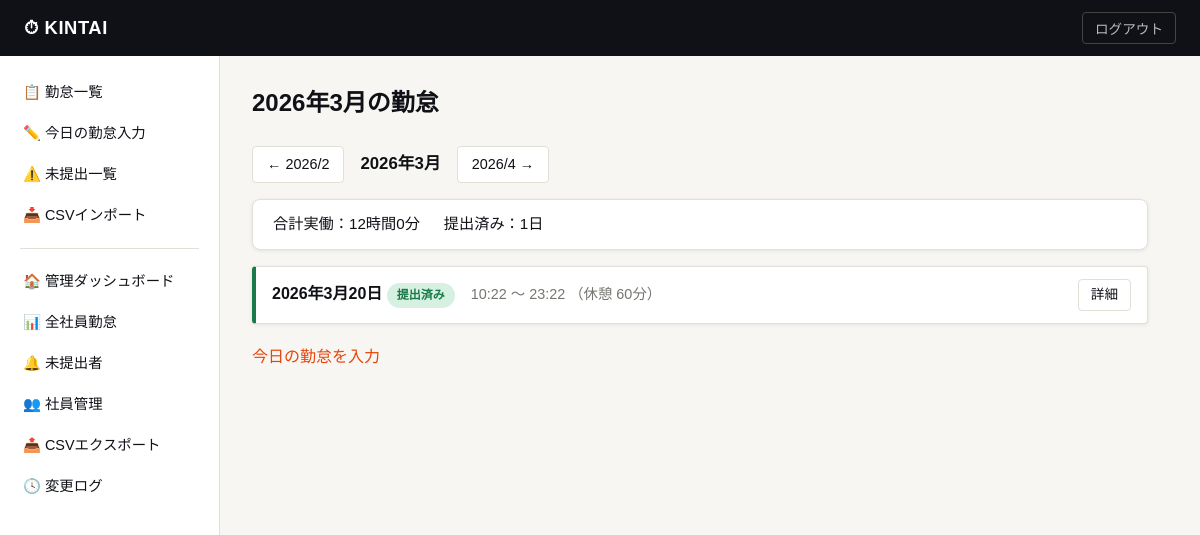
The app's page / (signed in) with its own data.
### attendance/models.py (models this page shows, shortened)
class WorkDay(models.Model):
    class Status(models.TextChoices):
        DRAFT     = "DRAFT",     "一時保存"
        SUBMITTED = "SUBMITTED", "提出済み"
    user      = models.ForeignKey(
                    User, on_delete=models.CASCADE,
                    related_name="workdays", verbose_name="社員")
    date      = models.DateField(verbose_name="日付")
    clock_in  = models.TimeField(null=True, blank=True, verbose_name="出勤時刻")
    clock_out = models.TimeField(null=True, blank=True, verbose_name="退勤時刻")
    break_min = models.IntegerField(default=60, verbose_name="休憩時間（分）")
    note      = models.TextField(blank=True, default="", verbose_name="備考")
    status    = models.CharField(
                    max_length=16,
                    choices=Status.choices,
                    default=Status.DRAFT,
                    verbose_name="ステータス")
    created_at = models.DateTimeField(auto_now_add=True, null=True)
    updated_at = models.DateTimeField(auto_now=True,     null=True)
    class Meta:
        unique_together = [("user", "date")]
        ordering        = ["-date"]
        verbose_name      = "勤怠レコード"
        verbose_name_plural = "勤怠レコード"
    def calc_work_min(self):
        if not (self.clock_in and self.clock_out):
            return 0
        ci = self.clock_in  if hasattr(self.clock_in,  "hour") \
             else __import__("datetime").time.fromisoformat(str(self.clock_in))
        co = self.clock_out if hasattr(self.clock_out, "hour") \
             else __import__("datetime").time.fromisoformat(str(self.clock_out))
        total = (co.hour * 60 + co.minute) - (ci.hour * 60 + ci.minute)
        return max(0, total - self.break_min)

### attendance/views.py (the view)
# urls.py: path("",                              views.WorkDayListView.as_view(),   name="workday_list"),
class WorkDayListView(LoginRequiredMixin, ListView):
    template_name       = "attendance/workday_list.html"
    context_object_name = "workdays"
    def get_queryset(self):
        year  = int(self.request.GET.get("year",  datetime.date.today().year))
        month = int(self.request.GET.get("month", datetime.date.today().month))
        return WorkDay.objects.filter(
            user=self.request.user,
            date__year=year,
            date__month=month,
        )
    def get_context_data(self, **kwargs):
        ctx   = super().get_context_data(**kwargs)
        today = datetime.date.today()
        year  = int(self.request.GET.get("year",  today.year))
        month = int(self.request.GET.get("month", today.month))
        total_min = sum(wd.calc_work_min() for wd in ctx["workdays"])
        submitted = ctx["workdays"].filter(status=WorkDay.Status.SUBMITTED).count()
        first_of_month = datetime.date(year, month, 1)
        prev_month = (first_of_month - datetime.timedelta(days=1)).replace(day=1)
        if month == 12:
            next_month = datetime.date(year + 1, 1, 1)
        else:
            next_month = datetime.date(year, month + 1, 1)
        ctx.update({
            "year":       year,
            "month":      month,
            "total_min":  total_min,
            "total_h":    total_min // 60,
            "total_m":    total_min % 60,
            "submitted":  submitted,
            "prev_year":  prev_month.year,
            "prev_month": prev_month.month,
            "next_year":  next_month.year,
            "next_month": next_month.month,
            "page_title": f"{year}年{month}月の勤怠",
        })
        return ctx

### attendance/context_processors.py (called while the page is built)
def global_context(request):
    if not request.user.is_authenticated:
        return {}
    unsubmitted_count = WorkDay.objects.filter(
        user=request.user,
        status=WorkDay.Status.DRAFT,
        clock_in__isnull=False,
        clock_out__isnull=False,
    ).count()
    return {
        "unsubmitted_count": unsubmitted_count,
    }

### attendance/templates/attendance/workday_list.html (shortened to what this page needs)
{% extends "attendance/base.html" %}
{% block content %}
<div class="page-header">
  <h2>{{ page_title }}</h2>
</div>
<div class="month-nav">
  <a href="?year={{ prev_year }}&month={{ prev_month }}">
    ← {{ prev_year }}/{{ prev_month }}
  </a>
  <strong>{{ year }}年{{ month }}月</strong>
  <a href="?year={{ next_year }}&month={{ next_month }}">
    {{ next_year }}/{{ next_month }} →
  </a>
</div>
<div class="summary-card">
  <span>合計実働：{{ total_h }}時間{{ total_m }}分</span>
  <span>提出済み：{{ submitted }}日</span>
</div>
{% for wd in workdays %}
<div class="record-card {% if wd.status == 'SUBMITTED' %}submitted{% else %}draft{% endif %}">
  <div class="record-date">
    {{ wd.date }}
    <span class="status-badge">{{ wd.get_status_display }}</span>
  </div>
  <div class="record-times">
    {{ wd.clock_in|default:"--:--" }} 〜 {{ wd.clock_out|default:"--:--" }}
    （休憩 {{ wd.break_min }}分）
  </div>
  <div class="record-actions">
    <a href="{% url 'workday_detail' wd.pk %}">詳細</a>
  </div>
</div>
{% empty %}
<div class="empty-state">この月のデータはありません</div>
{% endfor %}
<div class="page-actions">
  <a href="{% url 'workday_edit' %}">今日の勤怠を入力</a>
</div>
{% endblock %}

### attendance/static/css/kintai.css (style rules this page uses)
:root { --ink: #0f1117; --paper: #f7f6f2; --surface: #ffffff; --accent: #e8440a; --ok: #1a7a4a; --warn: #b85c00; --draft: #5533cc; --border: #e0dfd8; --muted: #767570; --font-sans: "Noto Sans JP", sans-serif; --font-mono: "JetBrains Mono", "Courier New", monospace; --radius-sm: 4px; --radius-md: 8px; --radius-lg: 16px; --shadow-sm: 0 1px 4px rgba(0,0,0,.08); --shadow-md: 0 4px 16px rgba(0,0,0,.12); }
*, *::before, *::after { box-sizing: border-box; margin: 0; padding: 0; }
body { font-family: var(--font-sans); background: var(--paper); color: var(--ink); font-size: 16px; line-height: 1.6; }
a { color: var(--accent); text-decoration: none; }
.page-header { margin-bottom: 24px; }
.page-header h2 { font-size: 1.5rem; font-weight: 700; }
.status-badge { display: inline-block; font-size: .75rem; padding: 3px 10px; border-radius: 100px; font-weight: 700; background: #f0f0f0; color: var(--muted); }
.status-badge.submitted, .submitted .status-badge { background: #d6f0e2; color: var(--ok); }
.record-card { background: var(--surface); border: 1px solid var(--border); border-left: 4px solid var(--muted); border-radius: var(--radius-sm); padding: 12px 16px; margin-bottom: 8px; display: flex; align-items: center; gap: 16px; flex-wrap: wrap; box-shadow: var(--shadow-sm); }
.record-card.submitted { border-left-color: var(--ok); }
.record-date { font-weight: 600; min-width: 130px; }
.record-times { color: var(--muted); font-size: .9rem; flex: 1; }
.record-actions { margin-left: auto; display: flex; gap: 8px; }
.record-actions a { padding: 4px 12px; border: 1px solid var(--border); border-radius: var(--radius-sm); font-size: .85rem; color: var(--ink); text-decoration: none; }
.month-nav { display: flex; align-items: center; gap: 16px; margin-bottom: 16px; }
.month-nav a { padding: 6px 14px; border: 1px solid var(--border); border-radius: var(--radius-sm); color: var(--ink); font-size: .9rem; background: var(--surface); }
.month-nav strong { font-size: 1.05rem; }
.summary-card { background: var(--surface); border: 1px solid var(--border); border-radius: var(--radius-md); padding: 12px 20px; margin-bottom: 16px; display: flex; gap: 24px; font-size: .95rem; box-shadow: var(--shadow-sm); }
.page-actions { margin-top: 20px; display: flex; gap: 12px; }

### records on screen
WorkDay: date "2026年3月20日", status "提出済み", clock_in "10:22", clock_out "23:22", break_min "60"

### other values on screen
{{ page_title }} "2026年3月の勤怠"
{{ prev_year }} "2026"
{{ prev_month }} "2"
{{ year }} "2026"
{{ month }} "3"
{{ next_year }} "2026"
{{ next_month }} "4"
{{ total_h }} "12"
{{ total_m }} "0"
{{ submitted }} "1"
